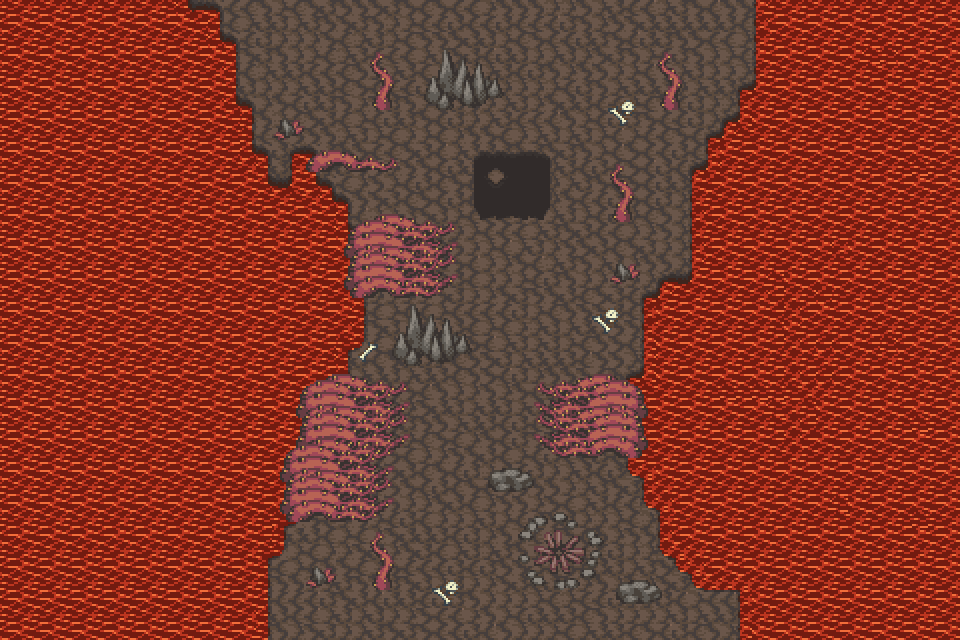

Rendered tile map (Tiled .tmx) drawn with the repository's tilesets; below, a short description and the map source with its tile grids summarised:
An orthogonal 60x40 tile map with 16x16 px tiles, 4 tile layers (00, 01, 10, 11).

<map version="1.10" tiledversion="1.10.2" orientation="orthogonal" renderorder="right-down" width="60" height="40" tilewidth="16" tileheight="16" infinite="0" nextlayerid="6" nextobjectid="1">
 <tileset firstgid="1" source="ashlands.tsx" />
 <layer id="1" name="00" width="60" height="40">
  <data>[2400 cells, 2400 non-empty, 70 distinct tile ids]</data>
 </layer>
 <layer id="2" name="01" width="60" height="40">
  <data>[2400 cells, 310 non-empty, 190 distinct tile ids]</data>
 </layer>
 <layer id="3" name="10" width="60" height="40">
  <data>[2400 cells, 48 non-empty, 48 distinct tile ids]</data>
 </layer>
 <layer id="4" name="11" width="60" height="40">
  <data>[2400 cells, 0 non-empty, 0 distinct tile ids]</data>
 </layer>
 <objectgroup id="5" name="entities" />
</map>